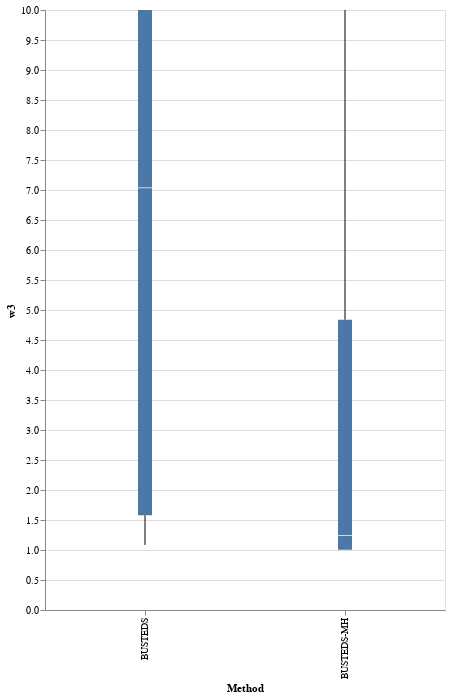

Notebook code for this chart:
### Code cell
alt.Chart(source).mark_boxplot(extent='min-max').encode(
    y=alt.Y('w3', scale=alt.Scale(domain=[0, 10], clamp=True)),
    x='Method',
).properties(
    width=400, 
    height=600)

### Figure 1 — Vega-Lite specification as saved in the notebook (floating-point values rounded to 4 significant figures)
{"config": {"view": {"continuousWidth": 400, "continuousHeight": 300}}, "data": {"name": "data-3b5ebf24e45dd3e8349727786e1f3eea"}, "mark": {"type": "boxplot", "extent": "min-max"}, "encoding": {"x": {"field": "Method", "type": "nominal"}, "y": {"field": "w3", "scale": {"clamp": true, "domain": [0, 10]}, "type": "quantitative"}}, "height": 600, "width": 400, "$schema": "https://vega.github.io/schema/vega-lite/v4.17.0.json", "datasets": {"data-3b5ebf24e45dd3e8349727786e1f3eea": [{"Gene": "COXI", "Method": "BUSTEDS", "Sequences": 21, "Codons": 510, "LRT p-value": 0.5, "cAIC": 24290.0, "w1": 0.0, "p1": 0.5308, "w2": 0.01266, "p2": 0.4597, "w3": 1.084, "p3": 0.009435, "SRV1": 0.03371, "SRV_p1": 0.01891, "SRV2": 0.5711, "SRV_p2": 0.944, "SRV3": 12.41, "SRV_p3": 0.0371, "DH_Rate": null, "TH_Rate": null, "TH_Rate_SI": null, "BUSTEDS-MH_num_ER_Sites": null, "BUSTEDS-MH_ER_Sites": null, "pctchg_w3": null, "pctchg_p3": null, "w3_impact": 1.175, "ΔcAIC": 22.39, "RelativeSupport": 1.377e-05, "BUSTEDS_num_ER_Sites": 0.0, "BUSTEDS_ER_Sites": null, "ER_Sites_Intersection": null, "num_ER_Sites_Intersection": null}, {"Gene": "COXI", "Method": "BUSTEDS-MH", "Sequences": 21, "Codons": 510, "LRT p-value": 0.5, "cAIC": 24310.0, "w1": 0.0, "p1": 0.9419, "w2": 0.2739, "p2": 0.05808, "w3": 1.002, "p3": 0.0, "SRV1": 0.0, "SRV_p1": 0.006622, "SRV2": 0.5818, "SRV_p2": 0.469, "SRV3": 1.387, "SRV_p3": 0.5244, "DH_Rate": 0.0, "TH_Rate": 0.0, "TH_Rate_SI": 7.003, "BUSTEDS-MH_num_ER_Sites": null, "BUSTEDS-MH_ER_Sites": null, "pctchg_w3": 92.38, "pctchg_p3": 0.0, "w3_impact": 1.003, "ΔcAIC": null, "RelativeSupport": null, "BUSTEDS_num_ER_Sites": null, "BUSTEDS_ER_Sites": null, "ER_Sites_Intersection": null, "num_ER_Sites_Intersection": null}, {"Gene": "ENCenv", "Method": "BUSTEDS", "Sequences": 23, "Codons": 500, "LRT p-value": 0.5, "cAIC": 13700.0, "w1": 0.05024, "p1": 1.0, "w2": 0.1152, "p2": 0.0, "w3": 1.177, "p3": 0.0, "SRV1": 0.3943, "SRV_p1": 0.2942, "SRV2": 1.126, "SRV_p2": 0.6797, "SRV3": 4.547, "SRV_p3": 0.02617, "DH_Rate": null, "TH_Rate": null, "TH_Rate_SI": null, "BUSTEDS-MH_num_ER_Sites": null, "BUSTEDS-MH_ER_Sites": null, "pctchg_w3": null, "pctchg_p3": null, "w3_impact": 1.385, "ΔcAIC": 6.063, "RelativeSupport": 0.04824, "BUSTEDS_num_ER_Sites": null, "BUSTEDS_ER_Sites": null, "ER_Sites_Intersection": null, "num_ER_Sites_Intersection": null}, {"Gene": "ENCenv", "Method": "BUSTEDS-MH", "Sequences": 23, "Codons": 500, "LRT p-value": 0.5, "cAIC": 13710.0, "w1": 0.03853, "p1": 0.4648, "w2": 0.05994, "p2": 0.5352, "w3": 1.026, "p3": 0.0, "SRV1": 0.4043, "SRV_p1": 0.3049, "SRV2": 1.133, "SRV_p2": 0.669, "SRV3": 4.548, "SRV_p3": 0.02604, "DH_Rate": 0.01205, "TH_Rate": 0.0, "TH_Rate_SI": 0.0, "BUSTEDS-MH_num_ER_Sites": null, "BUSTEDS-MH_ER_Sites": null, "pctchg_w3": 87.2, "pctchg_p3": null, "w3_impact": 1.053, "ΔcAIC": null, "RelativeSupport": null, "BUSTEDS_num_ER_Sites": null, "BUSTEDS_ER_Sites": null, "ER_Sites_Intersection": null, "num_ER_Sites_Intersection": null}, {"Gene": "HIV_RT", "Method": "BUSTEDS", "Sequences": 476, "Codons": 335, "LRT p-value": 7.175e-11, "cAIC": 52050.0, "w1": 0.0, "p1": 0.01037, "w2": 0.1524, "p2": 0.9886, "w3": 48.96, "p3": 0.001009, "SRV1": 0.4016, "SRV_p1": 0.5144, "SRV2": 1.206, "SRV_p2": 0.4144, "SRV3": 4.122, "SRV_p3": 0.07123, "DH_Rate": null, "TH_Rate": null, "TH_Rate_SI": null, "BUSTEDS-MH_num_ER_Sites": null, "BUSTEDS-MH_ER_Sites": null, "pctchg_w3": null, "pctchg_p3": null, "w3_impact": 2397.0, "ΔcAIC": null, "RelativeSupport": null, "BUSTEDS_num_ER_Sites": 22.0, "BUSTEDS_ER_Sites": "36|39|48|64|65|69|72|75|103|104|122|138|151|162|163|181|188|207|215|219|228|245", "ER_Sites_Intersection": "151|162|228|75|69|215|245|64|48|122|188|181", "num_ER_Sites_Intersection": 12.0}, {"Gene": "HIV_RT", "Method": "BUSTEDS-MH", "Sequences": 476, "Codons": 335, "LRT p-value": 0.001319, "cAIC": 52040.0, "w1": 0.0, "p1": 0.006741, "w2": 0.1509, "p2": 0.9925, "w3": 43.37, "p3": 0.0007121, "SRV1": 0.3996, "SRV_p1": 0.5083, "SRV2": 1.191, "SRV_p2": 0.4155, "SRV3": 3.963, "SRV_p3": 0.07619, "DH_Rate": 0.0409, "TH_Rate": 0.0, "TH_Rate_SI": 0.0, "BUSTEDS-MH_num_ER_Sites": 12.0, "BUSTEDS-MH_ER_Sites": "48|64|69|75|122|151|162|181|188|215|228|245", "pctchg_w3": 88.57, "pctchg_p3": 70.6, "w3_impact": 1881.0, "ΔcAIC": 11.34, "RelativeSupport": 0.003441, "BUSTEDS_num_ER_Sites": null, "BUSTEDS_ER_Sites": null, "ER_Sites_Intersection": null, "num_ER_Sites_Intersection": null}, {"Gene": "HIVvif", "Method": "BUSTEDS", "Sequences": 29, "Codons": 192, "LRT p-value": 0.02271, "cAIC": 6912.0, "w1": 0.0, "p1": 0.0496, "w2": 0.7591, "p2": 0.9499, "w3": 1802.0, "p3": 0.0004804, "SRV1": 0.2947, "SRV_p1": 0.5444, "SRV2": 1.159, "SRV_p2": 0.3266, "SRV3": 3.573, "SRV_p3": 0.129, "DH_Rate": null, "TH_Rate": null, "TH_Rate_SI": null, "BUSTEDS-MH_num_ER_Sites": null, "BUSTEDS-MH_ER_Sites": null, "pctchg_w3": null, "pctchg_p3": null, "w3_impact": 3248000.0, "ΔcAIC": 1.442, "RelativeSupport": 0.4862, "BUSTEDS_num_ER_Sites": 1.0, "BUSTEDS_ER_Sites": "6", "ER_Sites_Intersection": null, "num_ER_Sites_Intersection": null}, {"Gene": "HIVvif", "Method": "BUSTEDS-MH", "Sequences": 29, "Codons": 192, "LRT p-value": 0.5, "cAIC": 6913.0, "w1": 0.5982, "p1": 3.782e-06, "w2": 0.6103, "p2": 0.7144, "w3": 1.0, "p3": 0.2856, "SRV1": 0.299, "SRV_p1": 0.5423, "SRV2": 1.154, "SRV_p2": 0.3262, "SRV3": 3.509, "SRV_p3": 0.1315, "DH_Rate": 0.00139, "TH_Rate": 0.1625, "TH_Rate_SI": 0.0, "BUSTEDS-MH_num_ER_Sites": null, "BUSTEDS-MH_ER_Sites": null, "pctchg_w3": 0.05549, "pctchg_p3": 59450.0, "w3_impact": 1.0, "ΔcAIC": null, "RelativeSupport": null, "BUSTEDS_num_ER_Sites": null, "BUSTEDS_ER_Sites": null, "ER_Sites_Intersection": null, "num_ER_Sites_Intersection": null}, {"Gene": "HepatitisD", "Method": "BUSTEDS", "Sequences": 33, "Codons": 196, "LRT p-value": 1.119e-08, "cAIC": 10420.0, "w1": 0.0, "p1": 0.5131, "w2": 0.6689, "p2": 0.4678, "w3": 16.59, "p3": 0.01911, "SRV1": 0.03511, "SRV_p1": 0.2093, "SRV2": 0.7586, "SRV_p2": 0.5962, "SRV3": 2.778, "SRV_p3": 0.1946, "DH_Rate": null, "TH_Rate": null, "TH_Rate_SI": null, "BUSTEDS-MH_num_ER_Sites": null, "BUSTEDS-MH_ER_Sites": null, "pctchg_w3": null, "pctchg_p3": null, "w3_impact": 275.2, "ΔcAIC": null, "RelativeSupport": null, "BUSTEDS_num_ER_Sites": 23.0, "BUSTEDS_ER_Sites": "6|9|13|17|24|28|31|35|38|75|85|90|117|122|140|142|145|150|159|160|173|181|183", "ER_Sites_Intersection": null, "num_ER_Sites_Intersection": 0.0}, {"Gene": "HepatitisD", "Method": "BUSTEDS-MH", "Sequences": 33, "Codons": 196, "LRT p-value": 0.5, "cAIC": 10420.0, "w1": 0.0, "p1": 0.1507, "w2": 0.07481, "p2": 0.5464, "w3": 1.242, "p3": 0.3029, "SRV1": 0.06781, "SRV_p1": 0.2386, "SRV2": 0.8161, "SRV_p2": 0.5629, "SRV3": 2.642, "SRV_p3": 0.1985, "DH_Rate": 0.2313, "TH_Rate": 0.0, "TH_Rate_SI": 0.0, "BUSTEDS-MH_num_ER_Sites": 0.0, "BUSTEDS-MH_ER_Sites": null, "pctchg_w3": 7.486, "pctchg_p3": 1585.0, "w3_impact": 1.542, "ΔcAIC": 0.4929, "RelativeSupport": 0.7816, "BUSTEDS_num_ER_Sites": null, "BUSTEDS_ER_Sites": null, "ER_Sites_Intersection": null, "num_ER_Sites_Intersection": null}, {"Gene": "InfluenzaA", "Method": "BUSTEDS", "Sequences": 349, "Codons": 329, "LRT p-value": 0.1047, "cAIC": 23240.0, "w1": 0.0, "p1": 0.02648, "w2": 0.0, "p2": 0.6842, "w3": 1.581, "p3": 0.2894, "SRV1": 0.4267, "SRV_p1": 0.6566, "SRV2": 1.692, "SRV_p2": 0.3098, "SRV3": 5.822, "SRV_p3": 0.03359, "DH_Rate": null, "TH_Rate": null, "TH_Rate_SI": null, "BUSTEDS-MH_num_ER_Sites": null, "BUSTEDS-MH_ER_Sites": null, "pctchg_w3": null, "pctchg_p3": null, "w3_impact": 2.498, "ΔcAIC": null, "RelativeSupport": null, "BUSTEDS_num_ER_Sites": 31.0, "BUSTEDS_ER_Sites": "50|80|121|128|133|135|137|138|142|145|156|157|159|163|172|182|186|190|193|194|196|198|201|214|219|226|229|275|276|310|312", "ER_Sites_Intersection": null, "num_ER_Sites_Intersection": null}, {"Gene": "InfluenzaA", "Method": "BUSTEDS-MH", "Sequences": 349, "Codons": 329, "LRT p-value": 0.5, "cAIC": 23230.0, "w1": 0.372, "p1": 0.0, "w2": 0.4398, "p2": 1.0, "w3": 1.002, "p3": 0.0, "SRV1": 0.4251, "SRV_p1": 0.6487, "SRV2": 1.674, "SRV_p2": 0.3189, "SRV3": 5.884, "SRV_p3": 0.03236, "DH_Rate": 0.0628, "TH_Rate": 0.01489, "TH_Rate_SI": 0.0, "BUSTEDS-MH_num_ER_Sites": null, "BUSTEDS-MH_ER_Sites": null, "pctchg_w3": 63.42, "pctchg_p3": 0.0, "w3_impact": 1.005, "ΔcAIC": 12.3, "RelativeSupport": 0.002134, "BUSTEDS_num_ER_Sites": null, "BUSTEDS_ER_Sites": null, "ER_Sites_Intersection": null, "num_ER_Sites_Intersection": null}, {"Gene": "adh", "Method": "BUSTEDS", "Sequences": 23, "Codons": 254, "LRT p-value": 0.001639, "cAIC": 9354.0, "w1": 0.02766, "p1": 0.7697, "w2": 0.0794, "p2": 0.2065, "w3": 4.355, "p3": 0.02388, "SRV1": 0.6442, "SRV_p1": 0.6779, "SRV2": 1.48, "SRV_p2": 0.2547, "SRV3": 2.766, "SRV_p3": 0.06735, "DH_Rate": null, "TH_Rate": null, "TH_Rate_SI": null, "BUSTEDS-MH_num_ER_Sites": null, "BUSTEDS-MH_ER_Sites": null, "pctchg_w3": null, "pctchg_p3": null, "w3_impact": 18.97, "ΔcAIC": 5.25, "RelativeSupport": 0.07244, "BUSTEDS_num_ER_Sites": 18.0, "BUSTEDS_ER_Sites": "4|6|35|39|46|49|69|133|134|163|165|166|170|187|197|216|227|253", "ER_Sites_Intersection": "49|134|163|166|39|216|227|69|35|165|6|197|133|253|170", "num_ER_Sites_Intersection": 15.0}, {"Gene": "adh", "Method": "BUSTEDS-MH", "Sequences": 23, "Codons": 254, "LRT p-value": 0.01952, "cAIC": 9359.0, "w1": 0.01298, "p1": 0.117, "w2": 0.04161, "p2": 0.858, "w3": 3.919, "p3": 0.02495, "SRV1": 0.6414, "SRV_p1": 0.6665, "SRV2": 1.386, "SRV_p2": 0.2541, "SRV3": 2.773, "SRV_p3": 0.07944, "DH_Rate": 0.0, "TH_Rate": 0.03292, "TH_Rate_SI": 3.363, "BUSTEDS-MH_num_ER_Sites": 15.0, "BUSTEDS-MH_ER_Sites": "6|35|39|49|69|133|134|163|165|166|170|197|216|227|253", "pctchg_w3": 89.98, "pctchg_p3": 104.5, "w3_impact": 15.36, "ΔcAIC": null, "RelativeSupport": null, "BUSTEDS_num_ER_Sites": null, "BUSTEDS_ER_Sites": null, "ER_Sites_Intersection": null, "num_ER_Sites_Intersection": null}, {"Gene": "bglobin", "Method": "BUSTEDS", "Sequences": 17, "Codons": 144, "LRT p-value": 1.183e-05, "cAIC": 7416.0, "w1": 0.01087, "p1": 0.6057, "w2": 0.2644, "p2": 0.3567, "w3": 8.764, "p3": 0.03752, "SRV1": 0.3513, "SRV_p1": 0.4387, "SRV2": 1.062, "SRV_p2": 0.5304, "SRV3": 9.148, "SRV_p3": 0.03087, "DH_Rate": null, "TH_Rate": null, "TH_Rate_SI": null, "BUSTEDS-MH_num_ER_Sites": null, "BUSTEDS-MH_ER_Sites": null, "pctchg_w3": null, "pctchg_p3": null, "w3_impact": 76.81, "ΔcAIC": null, "RelativeSupport": null, "BUSTEDS_num_ER_Sites": 20.0, "BUSTEDS_ER_Sites": "3|8|10|11|14|21|27|42|48|49|50|54|74|81|110|114|116|124|128|133", "ER_Sites_Intersection": "10|116|54|42|74|50|48|110|133|124|11", "num_ER_Sites_Intersection": 11.0}, {"Gene": "bglobin", "Method": "BUSTEDS-MH", "Sequences": 17, "Codons": 144, "LRT p-value": 0.002279, "cAIC": 7385.0, "w1": 0.04344, "p1": 0.8248, "w2": 0.7186, "p2": 0.1568, "w3": 15.59, "p3": 0.01841, "SRV1": 0.3399, "SRV_p1": 0.3681, "SRV2": 1.066, "SRV_p2": 0.5977, "SRV3": 6.964, "SRV_p3": 0.03417, "DH_Rate": 0.0, "TH_Rate": 0.0, "TH_Rate_SI": 261.6, "BUSTEDS-MH_num_ER_Sites": 11.0, "BUSTEDS-MH_ER_Sites": "10|11|42|48|50|54|74|110|116|124|133", "pctchg_w3": 177.9, "pctchg_p3": 49.07, "w3_impact": 243.2, "ΔcAIC": 30.77, "RelativeSupport": 2.081e-07, "BUSTEDS_num_ER_Sites": null, "BUSTEDS_ER_Sites": null, "ER_Sites_Intersection": null, "num_ER_Sites_Intersection": null}, {"Gene": "camelid", "Method": "BUSTEDS", "Sequences": 212, "Codons": 96, "LRT p-value": 0.0, "cAIC": 33690.0, "w1": 0.0108, "p1": 0.3143, "w2": 1.0, "p2": 0.6655, "w3": 24.63, "p3": 0.02023, "SRV1": 0.2094, "SRV_p1": 0.3105, "SRV2": 0.8146, "SRV_p2": 0.4658, "SRV3": 2.483, "SRV_p3": 0.2238, "DH_Rate": null, "TH_Rate": null, "TH_Rate_SI": null, "BUSTEDS-MH_num_ER_Sites": null, "BUSTEDS-MH_ER_Sites": null, "pctchg_w3": null, "pctchg_p3": null, "w3_impact": 606.7, "ΔcAIC": null, "RelativeSupport": null, "BUSTEDS_num_ER_Sites": 33.0, "BUSTEDS_ER_Sites": "1|10|14|23|24|25|29|30|32|33|35|39|40|41|49|50|51|52|53|54|55|57|58|59|68|71|72|75|77|78|79|80|93", "ER_Sites_Intersection": "33|32|59|29|93|53|14|78|80|54|57|50|51|23|58|1|52|40|25|72", "num_ER_Sites_Intersection": 20.0}, {"Gene": "camelid", "Method": "BUSTEDS-MH", "Sequences": 212, "Codons": 96, "LRT p-value": 0.004786, "cAIC": 33670.0, "w1": 0.2763, "p1": 0.4707, "w2": 1.0, "p2": 0.4969, "w3": 7.616, "p3": 0.03245, "SRV1": 0.2237, "SRV_p1": 0.3072, "SRV2": 0.8281, "SRV_p2": 0.4739, "SRV3": 2.462, "SRV_p3": 0.2189, "DH_Rate": 0.1589, "TH_Rate": 0.0, "TH_Rate_SI": 0.0, "BUSTEDS-MH_num_ER_Sites": 21.0, "BUSTEDS-MH_ER_Sites": "1|11|14|23|25|29|32|33|40|50|51|52|53|54|57|58|59|72|78|80|93", "pctchg_w3": 30.92, "pctchg_p3": 160.4, "w3_impact": 58.01, "ΔcAIC": 26.64, "RelativeSupport": 1.643e-06, "BUSTEDS_num_ER_Sites": null, "BUSTEDS_ER_Sites": null, "ER_Sites_Intersection": null, "num_ER_Sites_Intersection": null}, {"Gene": "flavNS5", "Method": "BUSTEDS", "Sequences": 18, "Codons": 342, "LRT p-value": 0.4822, "cAIC": 18530.0, "w1": 0.00703, "p1": 0.6834, "w2": 0.02204, "p2": 0.2976, "w3": 1.165, "p3": 0.01909, "SRV1": 0.1194, "SRV_p1": 0.1868, "SRV2": 0.5217, "SRV_p2": 0.7153, "SRV3": 6.17, "SRV_p3": 0.09799, "DH_Rate": null, "TH_Rate": null, "TH_Rate_SI": null, "BUSTEDS-MH_num_ER_Sites": null, "BUSTEDS-MH_ER_Sites": null, "pctchg_w3": null, "pctchg_p3": null, "w3_impact": 1.358, "ΔcAIC": null, "RelativeSupport": null, "BUSTEDS_num_ER_Sites": 0.0, "BUSTEDS_ER_Sites": null, "ER_Sites_Intersection": null, "num_ER_Sites_Intersection": null}, {"Gene": "flavNS5", "Method": "BUSTEDS-MH", "Sequences": 18, "Codons": 342, "LRT p-value": 0.5, "cAIC": 18490.0, "w1": 0.01589, "p1": 0.381, "w2": 0.01616, "p2": 0.619, "w3": 1.186, "p3": 0.0, "SRV1": 0.2098, "SRV_p1": 0.2145, "SRV2": 0.6262, "SRV_p2": 0.6627, "SRV3": 4.398, "SRV_p3": 0.1228, "DH_Rate": 0.361, "TH_Rate": 0.9119, "TH_Rate_SI": 2.404, "BUSTEDS-MH_num_ER_Sites": null, "BUSTEDS-MH_ER_Sites": null, "pctchg_w3": 101.7, "pctchg_p3": 0.0, "w3_impact": 1.406, "ΔcAIC": 42.0, "RelativeSupport": 7.57e-10, "BUSTEDS_num_ER_Sites": null, "BUSTEDS_ER_Sites": null, "ER_Sites_Intersection": null, "num_ER_Sites_Intersection": null}, {"Gene": "lysin", "Method": "BUSTEDS", "Sequences": 25, "Codons": 134, "LRT p-value": 0.0, "cAIC": 8765.0, "w1": 0.4855, "p1": 0.8911, "w2": 1.0, "p2": 0.01691, "w3": 15.83, "p3": 0.09196, "SRV1": 0.1685, "SRV_p1": 0.3653, "SRV2": 1.122, "SRV_p2": 0.5382, "SRV3": 3.466, "SRV_p3": 0.09649, "DH_Rate": null, "TH_Rate": null, "TH_Rate_SI": null, "BUSTEDS-MH_num_ER_Sites": null, "BUSTEDS-MH_ER_Sites": null, "pctchg_w3": null, "pctchg_p3": null, "w3_impact": 250.7, "ΔcAIC": 9.082, "RelativeSupport": 0.01066, "BUSTEDS_num_ER_Sites": 43.0, "BUSTEDS_ER_Sites": "3|4|6|7|10|12|14|15|16|27|30|32|36|37|41|44|45|63|64|66|67|68|70|74|75|82|83|87|106|107|108|109|113|114|115|116|119|123|125|126|127|130|132", "ER_Sites_Intersection": "70|132|45|36|127|32|113|7|12|106|123|37|14|10|67|41|6|44|126|87|116|115|4|75|83|74|107|64|68|119", "num_ER_Sites_Intersection": 30.0}, {"Gene": "lysin", "Method": "BUSTEDS-MH", "Sequences": 25, "Codons": 134, "LRT p-value": 4.083e-05, "cAIC": 8775.0, "w1": 0.0, "p1": 0.5648, "w2": 0.0, "p2": 0.03831, "w3": 3.098, "p3": 0.3968, "SRV1": 0.1988, "SRV_p1": 0.3625, "SRV2": 1.124, "SRV_p2": 0.4309, "SRV3": 2.148, "SRV_p3": 0.2066, "DH_Rate": 0.155, "TH_Rate": 0.02457, "TH_Rate_SI": 0.0, "BUSTEDS-MH_num_ER_Sites": 41.0, "BUSTEDS-MH_ER_Sites": "4|6|7|9|10|11|12|14|32|33|36|37|40|41|44|45|47|64|67|68|70|74|75|79|83|86|87|99|100|106|107|113|115|116|119|120|123|126|127|131|132", "pctchg_w3": 19.56, "pctchg_p3": 431.5, "w3_impact": 9.595, "ΔcAIC": null, "RelativeSupport": null, "BUSTEDS_num_ER_Sites": null, "BUSTEDS_ER_Sites": null, "ER_Sites_Intersection": null, "num_ER_Sites_Intersection": null}, {"Gene": "lysozyme", "Method": "BUSTEDS", "Sequences": 19, "Codons": 130, "LRT p-value": 0.5, "cAIC": 2146.0, "w1": 0.4541, "p1": 1.0, "w2": 0.926, "p2": 0.0, "w3": 3.748, "p3": 0.0, "SRV1": 0.0, "SRV_p1": 0.4533, "SRV2": 1.309, "SRV_p2": 0.4523, "SRV3": 4.323, "SRV_p3": 0.09432, "DH_Rate": null, "TH_Rate": null, "TH_Rate_SI": null, "BUSTEDS-MH_num_ER_Sites": null, "BUSTEDS-MH_ER_Sites": null, "pctchg_w3": null, "pctchg_p3": null, "w3_impact": 14.05, "ΔcAIC": 6.283, "RelativeSupport": 0.04322, "BUSTEDS_num_ER_Sites": null, "BUSTEDS_ER_Sites": null, "ER_Sites_Intersection": null, "num_ER_Sites_Intersection": null}, {"Gene": "lysozyme", "Method": "BUSTEDS-MH", "Sequences": 19, "Codons": 130, "LRT p-value": 0.5, "cAIC": 2152.0, "w1": 0.0, "p1": 0.0147, "w2": 0.4528, "p2": 0.9673, "w3": 1.0, "p3": 0.01804, "SRV1": 0.0, "SRV_p1": 0.4535, "SRV2": 1.314, "SRV_p2": 0.4534, "SRV3": 4.346, "SRV_p3": 0.09305, "DH_Rate": 0.0, "TH_Rate": 0.0, "TH_Rate_SI": 0.0, "BUSTEDS-MH_num_ER_Sites": null, "BUSTEDS-MH_ER_Sites": null, "pctchg_w3": 26.68, "pctchg_p3": null, "w3_impact": 1.0, "ΔcAIC": null, "RelativeSupport": null, "BUSTEDS_num_ER_Sites": null, "BUSTEDS_ER_Sites": null, "ER_Sites_Intersection": null, "num_ER_Sites_Intersection": null}, {"Gene": "yokoyama.rh1.cds.mod.1-990", "Method": "BUSTEDS", "Sequences": 38, "Codons": 330, "LRT p-value": 1.1e-06, "cAIC": 25920.0, "w1": 0.0, "p1": 0.6222, "w2": 0.1451, "p2": 0.3659, "w3": 7.037, "p3": 0.01182, "SRV1": 0.3801, "SRV_p1": 0.593, "SRV2": 1.119, "SRV_p2": 0.3478, "SRV3": 6.51, "SRV_p3": 0.05923, "DH_Rate": null, "TH_Rate": null, "TH_Rate_SI": null, "BUSTEDS-MH_num_ER_Sites": null, "BUSTEDS-MH_ER_Sites": null, "pctchg_w3": null, "pctchg_p3": null, "w3_impact": 49.53, "ΔcAIC": null, "RelativeSupport": null, "BUSTEDS_num_ER_Sites": 29.0, "BUSTEDS_ER_Sites": "13|14|16|19|35|36|42|46|93|96|107|108|122|144|149|160|163|195|196|213|214|236|260|271|273|277|281|282|297", "ER_Sites_Intersection": "14|277", "num_ER_Sites_Intersection": 2.0}, {"Gene": "yokoyama.rh1.cds.mod.1-990", "Method": "BUSTEDS-MH", "Sequences": 38, "Codons": 330, "LRT p-value": 0.1024, "cAIC": 25900.0, "w1": 0.0, "p1": 0.5717, "w2": 0.1339, "p2": 0.4209, "w3": 4.837, "p3": 0.007421, "SRV1": 0.4227, "SRV_p1": 0.6293, "SRV2": 1.291, "SRV_p2": 0.3313, "SRV3": 7.773, "SRV_p3": 0.0394, "DH_Rate": 0.2331, "TH_Rate": 0.2865, "TH_Rate_SI": 11.47, "BUSTEDS-MH_num_ER_Sites": 2.0, "BUSTEDS-MH_ER_Sites": "14|277", "pctchg_w3": 68.73, "pctchg_p3": 62.77, "w3_impact": 23.4, "ΔcAIC": 28.46, "RelativeSupport": 6.601e-07, "BUSTEDS_num_ER_Sites": null, "BUSTEDS_ER_Sites": null, "ER_Sites_Intersection": null, "num_ER_Sites_Intersection": null}]}}
